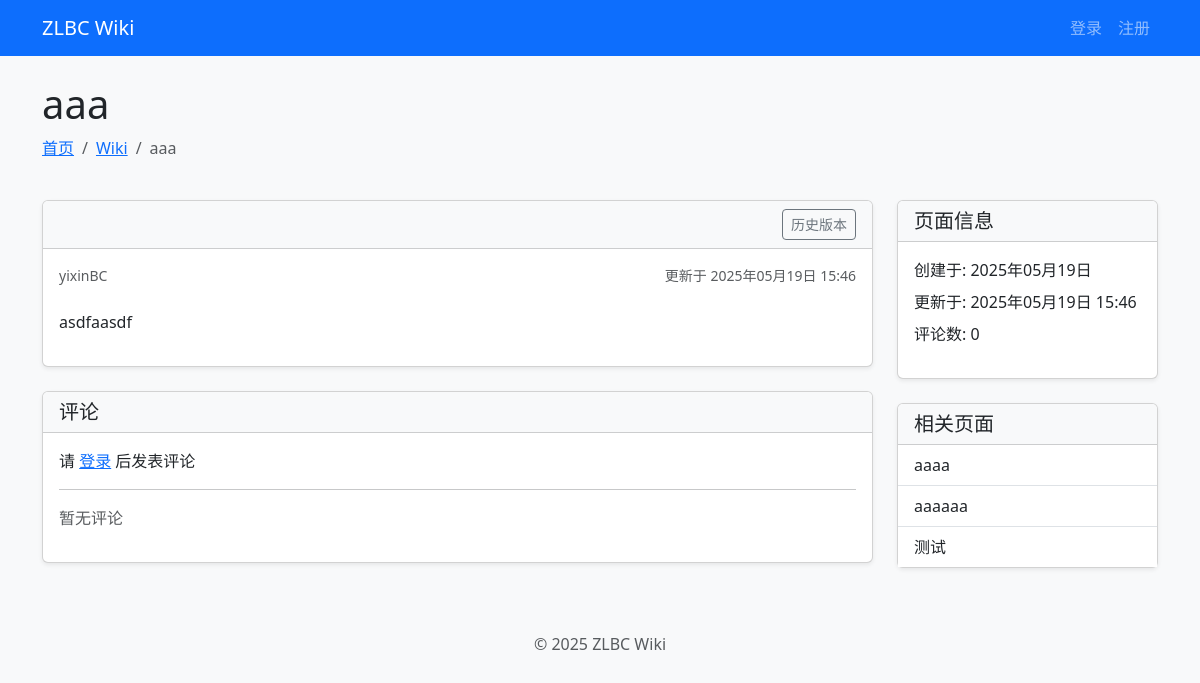
/wiki/asdfg/, run on an earlier commit of the app's database.
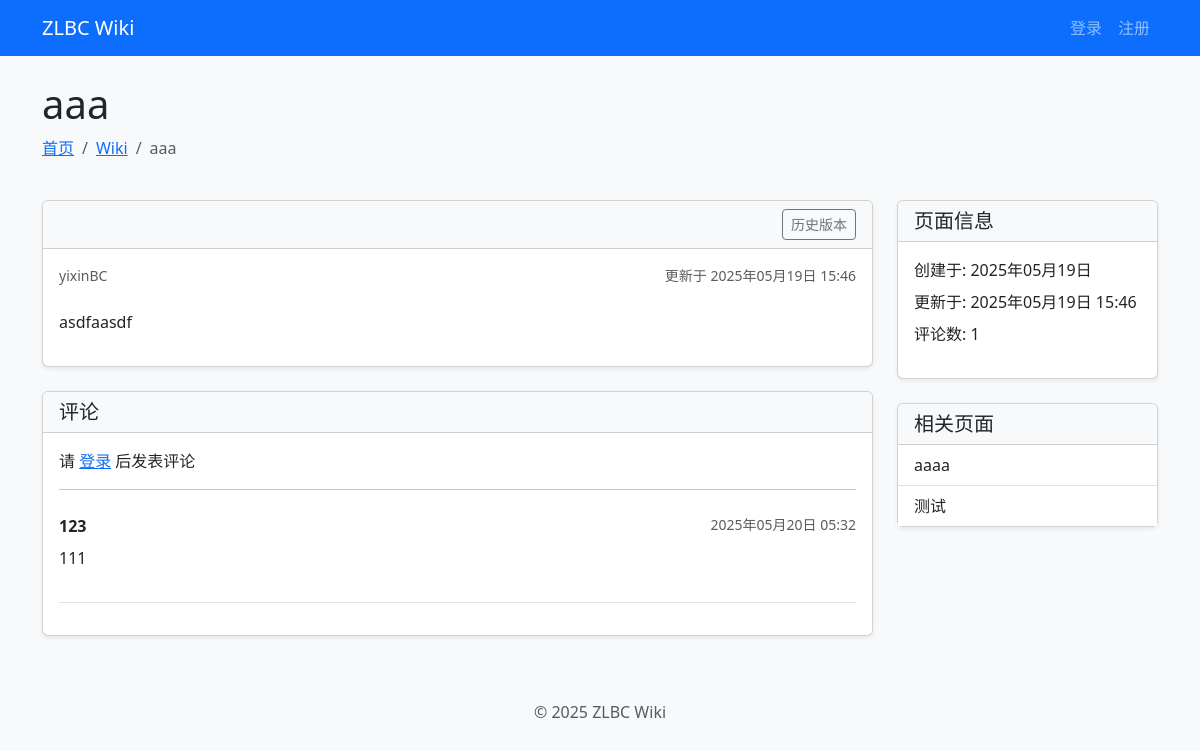
And on a later commit of the database.
### wiki/models.py (models this page shows, shortened)
class Wiki(models.Model):
    id = models.AutoField(primary_key=True)
    title = models.CharField(max_length=200)
    slug = models.SlugField(max_length=200, unique=True, help_text="URL友好的标识符")
    content = models.TextField()
    category = models.ForeignKey(
        WikiCategory,
        on_delete=models.SET_NULL,
        null=True,
        blank=True,
        related_name="wikis",
    )
    tags = models.ManyToManyField(WikiTag, blank=True, related_name="wikis")
    creator = models.ForeignKey(
        settings.AUTH_USER_MODEL,
        on_delete=models.SET_NULL,
        null=True,
        related_name="created_wikis",
    )
    created_at = models.DateTimeField(auto_now_add=True)
    updated_at = models.DateTimeField(auto_now=True)
    class Meta:
        ordering = ["-updated_at"]

class WikiComment(models.Model):
    wiki = models.ForeignKey(Wiki, on_delete=models.CASCADE, related_name="comments")
    user = models.ForeignKey(
        settings.AUTH_USER_MODEL,
        on_delete=models.SET_NULL,
        null=True,
        related_name="wiki_comments",
    )
    content = models.TextField()
    parent = models.ForeignKey(
        "self", on_delete=models.CASCADE, null=True, blank=True, related_name="replies"
    )
    created_at = models.DateTimeField(auto_now_add=True)
    class Meta:
        ordering = ["created_at"]

### wiki/views.py (the view, shortened to what this page needs)
# urls.py: path("wiki/<slug:slug>/", wiki_views.wiki_detail, name="wiki_detail"),
def wiki_detail(request, slug):
    wiki = get_object_or_404(Wiki, slug=slug)
    has_view_permission = True
    has_edit_permission = False
    import markdown
    content_html = markdown.markdown(
        wiki.content,
        extensions=[
            "markdown.extensions.fenced_code",
            "markdown.extensions.tables",
            "markdown.extensions.toc",
        ],
    )
    related_wikis = (
        Wiki.objects.filter(
            models.Q(category=wiki.category) | models.Q(tags__in=wiki.tags.all())
        )
        .exclude(id=wiki.id)
        .distinct()[:5]
    )
    return render(
        request,
        "wiki/detail.html",
        {
            "wiki": wiki,
            "content_html": content_html,
            "has_view_permission": has_view_permission,
            "has_edit_permission": has_edit_permission,
            "related_wikis": related_wikis,
        },
    )

### templates/wiki/detail.html (shortened to what the changed rows need)
{% extends "base.html" %}
{% load django_bootstrap5 %}
{% block content %}
<div class="container">
    <div class="row mb-4">
        <div class="col">
            <h1 class="display-6">{{ wiki.title }}</h1>
            <nav aria-label="breadcrumb">
                <ol class="breadcrumb">
                    <li class="breadcrumb-item"><a href="{% url 'index' %}">首页</a></li>
                    <li class="breadcrumb-item"><a href="{% url 'wiki_list' %}">Wiki</a></li>
                    <li class="breadcrumb-item active">{{ wiki.title }}</li>
                </ol>
            </nav>
        </div>
    </div>
    <div class="row">
        <div class="col-md-9">
            <div class="card shadow-sm mb-4">
                <div class="card-body">
                    <div class="d-flex justify-content-between text-muted small mb-3">
                        <div>
                            {% if wiki.creator %}
                            {{ wiki.creator.username }}
                            {% else %}
                            匿名用户
                            {% endif %}
                        </div>
                        <div>
                             更新于 {{ wiki.updated_at|date:"Y年m月d日 H:i" }}
                        </div>
                    </div>
                    <div class="markdown-body mt-4">
                        {{ content_html|safe }}
                    </div>
                </div>
            </div>
            <div class="card shadow-sm">
                <div class="card-body">
                    {% if user.is_authenticated %}
                    <form action="{% url 'add_comment' wiki_id=wiki.id %}" method="post">
                        {% csrf_token %}
                        <div class="mb-3">
                            <textarea name="content" class="form-control" rows="3" placeholder="添加评论..."></textarea>
                        </div>
                        <button type="submit" class="btn btn-primary">提交评论</button>
                    </form>
                    {% else %}
                    <p>请 <a href="{% url 'login' %}">登录</a> 后发表评论</p>
                    {% endif %}
                    <hr>
                    {% if wiki.comments.exists %}
                    <div class="comments mt-4">
                        {% for comment in wiki.comments.all %}
                        <div class="comment mb-3 pb-3 border-bottom">
                            <div class="d-flex justify-content-between">
                                <div class="fw-bold">
                                    {{ comment.user.username }}
                                </div>
                                <div class="text-muted small">
                                    {{ comment.created_at|date:"Y年m月d日 H:i" }}
                                </div>
                            </div>
                            <div class="mt-2">
                                {{ comment.content|linebreaks }}
                            </div>
                        </div>
                        {% endfor %}
                    </div>
                    {% else %}
                    <p class="text-muted">暂无评论</p>
                    {% endif %}
                </div>
            </div>
        </div>
        <div class="col-md-3">
            <div class="card shadow-sm mb-4">
                <div class="card-body">
                    <ul class="list-unstyled">
                        <li class="mb-2">
                             创建于: {{ wiki.created_at|date:"Y年m月d日" }}
                        </li>
                        <li class="mb-2">
                             更新于: {{ wiki.updated_at|date:"Y年m月d日 H:i" }}
                        </li>
                        <li>
                             评论数: {{ wiki.comments.count }}
                        </li>
                    </ul>
                </div>
            </div>
            <div class="card shadow-sm">
                <div class="card-body p-0">
                    <div class="list-group list-group-flush">
                        {% for related in related_wikis %}
                        <a href="{% url 'wiki_detail' slug=related.slug %}"
                            class="list-group-item list-group-item-action">
                            {{ related.title }}
                        </a>
                        {% empty %}
                        <div class="list-group-item">没有相关页面</div>
                        {% endfor %}
                    </div>
                </div>
            </div>
        </div>
    </div>
</div>
{% endblock %}

What changed in the data, as far as the page shows it:
removed Wiki: title "aaaaaa"
computed for Wiki "aaa": comments.count "0" → "1"
added WikiComment: user.username "123", created_at "2025年05月20日 05:32", content "111"
Also different on the page:
text no longer shown: "暂无评论"
